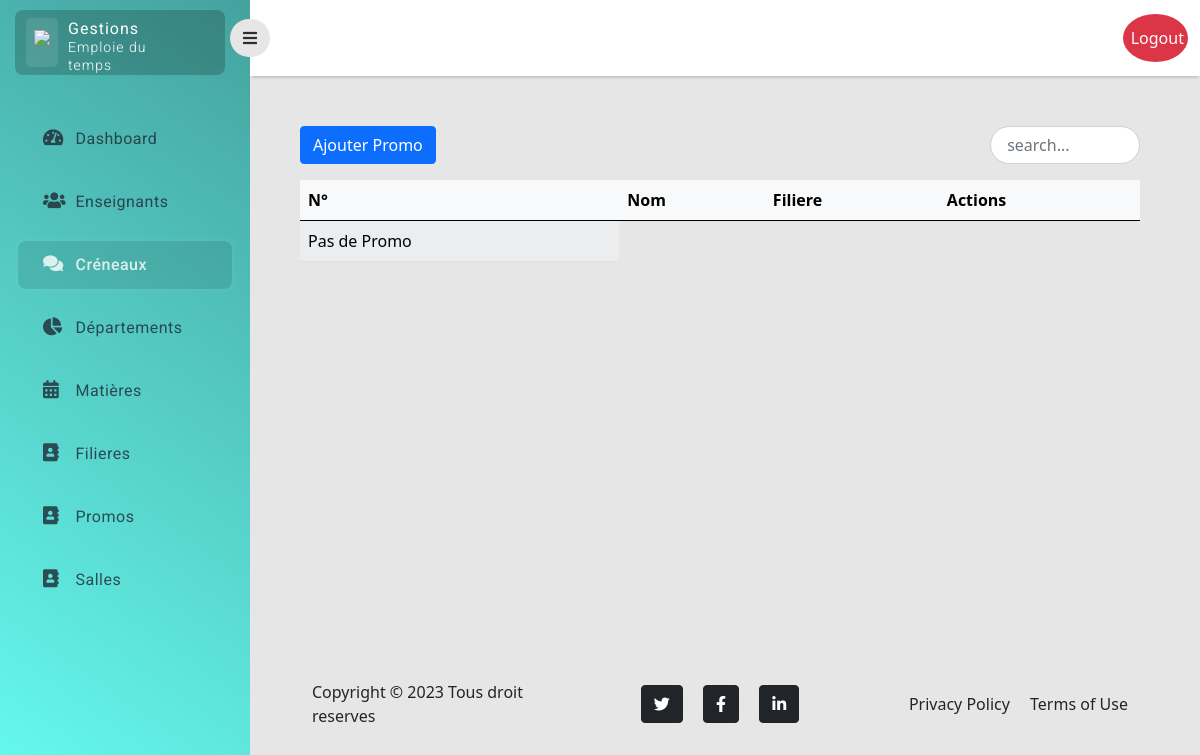
/promo/ (signed in), run on an earlier commit of the app's database.
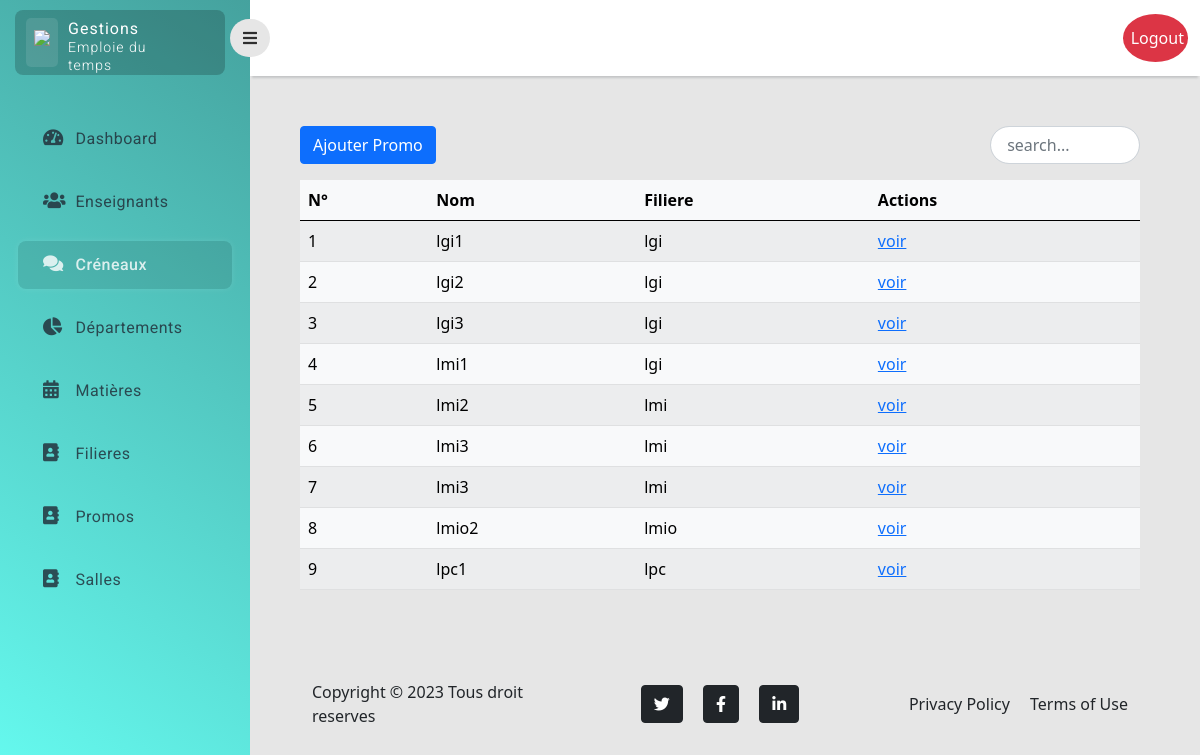
And on a later commit of the database.
### myApp/models.py (models this page shows)
class Promo(models.Model):
    name = models.CharField(max_length=100)
    filiere = models.ForeignKey(Filiere,  on_delete=models.CASCADE)
    class Meta:
        ordering = ['name']

class Filiere(models.Model):
    name = models.CharField(max_length=100)
    departement = models.ForeignKey(Departement, on_delete=models.CASCADE)
    class Meta:
        ordering = ['name']

### myApp/promo/views.py (the view)
# urls.py: path('',index, name="crenaux.index"),
@login_required(login_url="/login/")
@staff_member_required
def index(request):
    promo = Promo.objects.all()
    return render(request, 'promo/index.html', {'promo': promo})

### myApp/templates/promo/index.html (shortened to what this page needs)
{% extends 'layouts/base.html' %}
{% block main %}
    <div class="main-content">
        <div class="top-content ">
            <div class="items ">
                    <a href="{% url 'promo.add' %}" class="btn btn-primary">Ajouter Promo</a>
                    <input id="search" class="form-control search start-end" placeholder=" search...">
            </div>
        </div>
        <table class="table table-light table-striped mt-3 ">
            <thead>
                <tr>
                    <th scope="col">N°</th>
                    <th scope="col">Nom</th>
                    <th scope="col">Filiere</th>
                    <th scope="col">Actions</th>
                </tr>
            </thead>
            <tbody id="myTable">
                    {% for pro in promo %}
                    <tr class="">
                    <td>{{ forloop.counter }}</td>
                    <td>{{ pro.name }}</td>
                    <td>{{ pro.filiere.name }}</td>
                    <td>
                        <a href="/promo/show/{{ pro.id }}"> voir</a>
                    </td>
                    {% empty %}
                    <td> Pas de Promo</td>
                    {% endfor %}
                </tr>
            </tbody>
        </table>
    </div>
{% endblock main %}

What changed in the data, as far as the page shows it:
added Promo: name "lgi1", filiere.name "lgi"
added Promo: name "lgi2", filiere.name "lgi"
added Promo: name "lgi3", filiere.name "lgi"
added Promo: name "lmi1", filiere.name "lgi"
added Promo: name "lmi2", filiere.name "lmi"
added Promo: name "lmi3", filiere.name "lmi"
added Promo: name "lmi3", filiere.name "lmi"
added Promo: name "lmio2", filiere.name "lmio"
added Promo: name "lpc1", filiere.name "lpc"
Also different on the page:
text no longer shown: "Pas de Promo"
